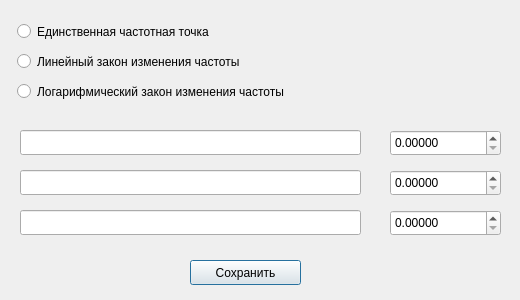
<?xml version="1.0" encoding="UTF-8"?>
<ui version="4.0">
 <class>FrequencyResponse</class>
 <widget class="QDialog" name="FrequencyResponse">
  <property name="geometry">
   <rect>
    <x>0</x>
    <y>0</y>
    <width>520</width>
    <height>300</height>
   </rect>
  </property>
  <property name="windowTitle">
   <string>Dialog</string>
  </property>
  <widget class="QRadioButton" name="B1">
   <property name="geometry">
    <rect>
     <x>17</x>
     <y>20</y>
     <width>351</width>
     <height>23</height>
    </rect>
   </property>
   <property name="text">
    <string>Единственная частотная точка</string>
   </property>
  </widget>
  <widget class="QRadioButton" name="B2">
   <property name="geometry">
    <rect>
     <x>17</x>
     <y>50</y>
     <width>351</width>
     <height>23</height>
    </rect>
   </property>
   <property name="text">
    <string>Линейный закон изменения частоты</string>
   </property>
  </widget>
  <widget class="QRadioButton" name="B3">
   <property name="geometry">
    <rect>
     <x>17</x>
     <y>80</y>
     <width>351</width>
     <height>23</height>
    </rect>
   </property>
   <property name="text">
    <string>Логарифмический закон изменения частоты</string>
   </property>
  </widget>
  <widget class="QLineEdit" name="line1">
   <property name="enabled">
    <bool>true</bool>
   </property>
   <property name="geometry">
    <rect>
     <x>20</x>
     <y>130</y>
     <width>341</width>
     <height>25</height>
    </rect>
   </property>
   <property name="readOnly">
    <bool>true</bool>
   </property>
  </widget>
  <widget class="QLineEdit" name="line2">
   <property name="enabled">
    <bool>true</bool>
   </property>
   <property name="geometry">
    <rect>
     <x>20</x>
     <y>170</y>
     <width>341</width>
     <height>25</height>
    </rect>
   </property>
   <property name="readOnly">
    <bool>true</bool>
   </property>
  </widget>
  <widget class="QLineEdit" name="line3">
   <property name="enabled">
    <bool>true</bool>
   </property>
   <property name="geometry">
    <rect>
     <x>20</x>
     <y>210</y>
     <width>341</width>
     <height>25</height>
    </rect>
   </property>
   <property name="readOnly">
    <bool>true</bool>
   </property>
  </widget>
  <widget class="QDoubleSpinBox" name="value1">
   <property name="geometry">
    <rect>
     <x>390</x>
     <y>130</y>
     <width>111</width>
     <height>26</height>
    </rect>
   </property>
   <property name="decimals">
    <number>5</number>
   </property>
   <property name="maximum">
    <double>100.000000000000000</double>
   </property>
  </widget>
  <widget class="QDoubleSpinBox" name="value2">
   <property name="geometry">
    <rect>
     <x>390</x>
     <y>170</y>
     <width>111</width>
     <height>26</height>
    </rect>
   </property>
   <property name="decimals">
    <number>5</number>
   </property>
  </widget>
  <widget class="QDoubleSpinBox" name="value3">
   <property name="geometry">
    <rect>
     <x>390</x>
     <y>210</y>
     <width>111</width>
     <height>26</height>
    </rect>
   </property>
   <property name="decimals">
    <number>5</number>
   </property>
  </widget>
  <widget class="QPushButton" name="Ok">
   <property name="geometry">
    <rect>
     <x>190</x>
     <y>260</y>
     <width>111</width>
     <height>25</height>
    </rect>
   </property>
   <property name="text">
    <string>Сохранить</string>
   </property>
  </widget>
 </widget>
 <resources/>
 <connections/>
</ui>
